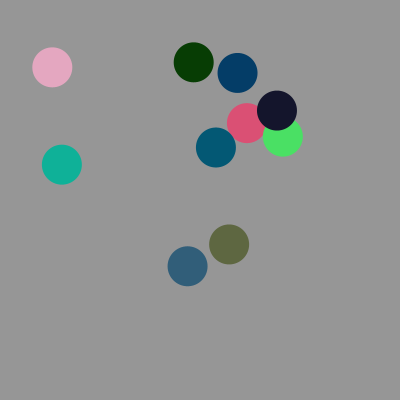
Frame 1 (no input)
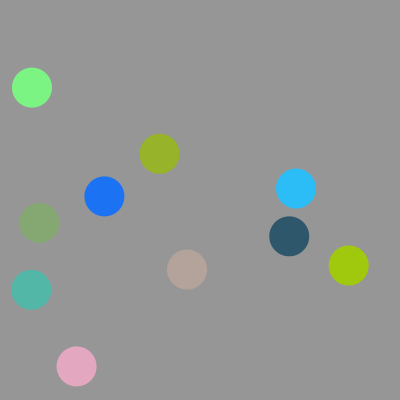
Frame 60 (the mouse pressed at the canvas centre just before this capture)
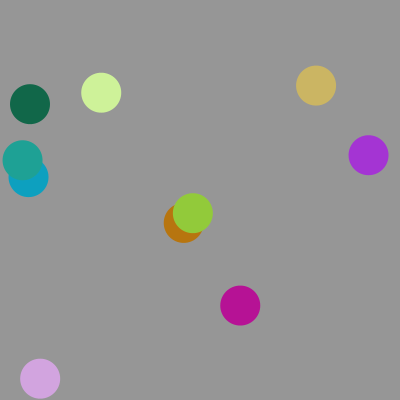
Frame 120 (the mouse held since frame 60 and released just before this capture)

The Processing sketch that drew these frames (run headless with seeded random() and noise(); from frame 60 on, the mouse is pressed at the canvas centre):

// Processing sketch: processing_105843
// ── processing_105843.pde

int numball=10;

float[] posX=new float[numball];
float[] posY=new float[numball];
float[] xSpeed=new float[numball];
float[] ySpeed=new float[numball];
float[] red=new float[numball];
float[] green=new float[numball];
float[] blue=new float[numball];

void setup() {
  size(400, 400);
  background(120);
  for (int i=0; i<numball; i++) {
    posX[i]=random(40, width-40);
    posY[i]=random(40, height-40);
    xSpeed[i]=random(-10, 10);
    ySpeed[i]=random(-10, 10);
    red[i]=random(0,255);
    green[i]=random(0,255);
    blue[i]=random(0,255);
  }
  noStroke();
  }

void draw() {
  background(150);
  
  for (int i=0; i<numball; i++) {
    fill(red[i],green[i],blue[i]);
    ellipse(posX[i], posY[i], 40, 40);
    if (posX[i]>=width-20||posX[i]<=20) {
      xSpeed[i]=-xSpeed[i];
      red[i]=random(0,255);
      green[i]=random(0,255);
      blue[i]=random(0,255);
    }
    
    if (posY[i]>=height-20||posY[i]<=20) {
      ySpeed[i]=-ySpeed[i];
      red[i]=random(0,255);
      green[i]=random(0,255);
      blue[i]=random(0,255);
    }
    
      posY[i]=posY[i]+ySpeed[i];
      posX[i]=posX[i]+xSpeed[i];
 
  }
}
